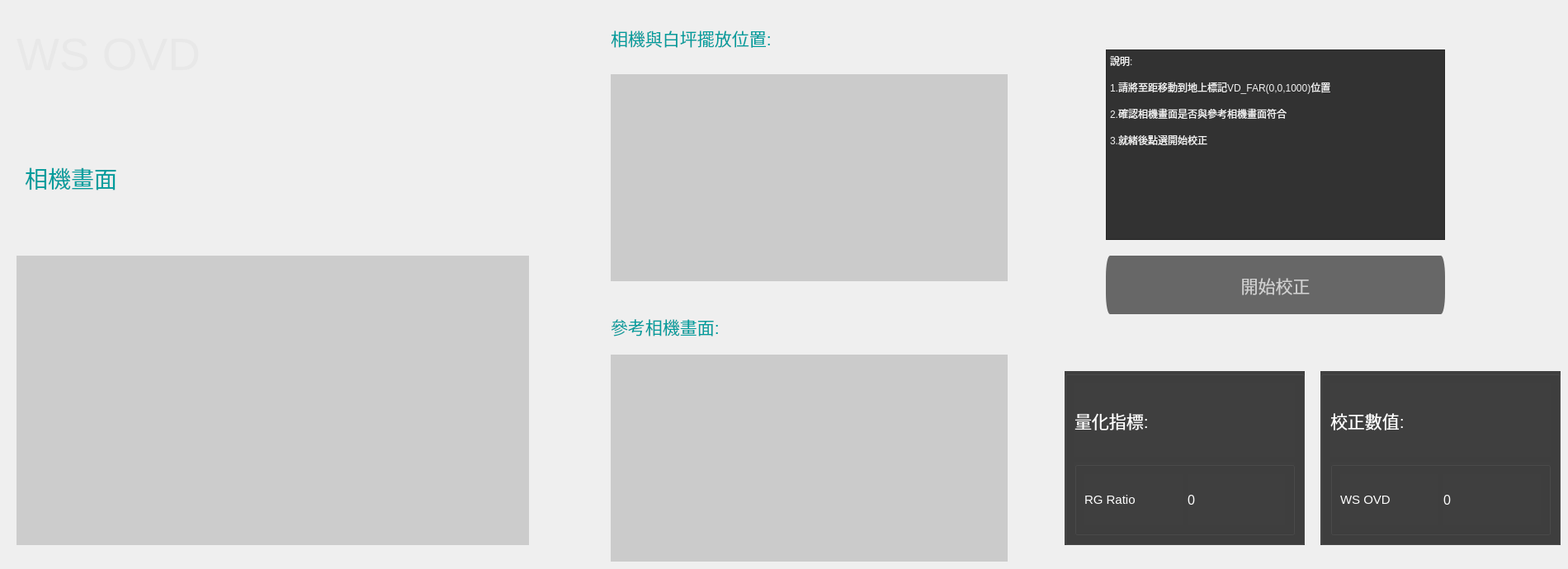
       <widget class="QWidget" name="page_6">
        <widget class="QLabel" name="label_54">
         <property name="geometry">
          <rect>
           <x>20</x>
           <y>20</y>
           <width>321</width>
           <height>91</height>
          </rect>
         </property>
         <property name="font">
          <font>
           <pointsize>41</pointsize>
          </font>
         </property>
         <property name="styleSheet">
          <string notr="true">color: rgb(232, 232, 232);</string>
         </property>
         <property name="text">
          <string>WS OVD</string>
         </property>
        </widget>
        <widget class="QLabel" name="ws_ovd_preview">
         <property name="geometry">
          <rect>
           <x>20</x>
           <y>310</y>
           <width>621</width>
           <height>351</height>
          </rect>
         </property>
         <property name="styleSheet">
          <string notr="true">background-color: rgb(204, 204, 204);</string>
         </property>
         <property name="text">
          <string/>
         </property>
        </widget>
        <widget class="QLabel" name="label_55">
         <property name="geometry">
          <rect>
           <x>30</x>
           <y>190</y>
           <width>141</width>
           <height>51</height>
          </rect>
         </property>
         <property name="font">
          <font>
           <pointsize>21</pointsize>
          </font>
         </property>
         <property name="styleSheet">
          <string notr="true">color: rgb(0, 157, 157);</string>
         </property>
         <property name="text">
          <string>相機畫面</string>
         </property>
        </widget>
        <widget class="QLabel" name="ws_cam_type">
         <property name="geometry">
          <rect>
           <x>170</x>
           <y>170</y>
           <width>131</width>
           <height>121</height>
          </rect>
         </property>
         <property name="styleSheet">
          <string notr="true"/>
         </property>
         <property name="text">
          <string/>
         </property>
        </widget>
        <widget class="QLabel" name="label_56">
         <property name="geometry">
          <rect>
           <x>740</x>
           <y>370</y>
           <width>191</width>
           <height>51</height>
          </rect>
         </property>
         <property name="font">
          <font>
           <pointsize>16</pointsize>
          </font>
         </property>
         <property name="styleSheet">
          <string notr="true">color: rgb(0, 157, 157);</string>
         </property>
         <property name="text">
          <string>參考相機畫面:</string>
         </property>
        </widget>
        <widget class="QLabel" name="label_59">
         <property name="geometry">
          <rect>
           <x>740</x>
           <y>20</y>
           <width>241</width>
           <height>51</height>
          </rect>
         </property>
         <property name="font">
          <font>
           <pointsize>16</pointsize>
          </font>
         </property>
         <property name="styleSheet">
          <string notr="true">color: rgb(0, 157, 157);</string>
         </property>
         <property name="text">
          <string>相機與白坪擺放位置:</string>
         </property>
        </widget>
        <widget class="QLabel" name="ws_camera_position">
         <property name="geometry">
          <rect>
           <x>740</x>
           <y>90</y>
           <width>481</width>
           <height>251</height>
          </rect>
         </property>
         <property name="styleSheet">
          <string notr="true">background-color: rgb(203, 203, 203);</string>
         </property>
         <property name="text">
          <string/>
         </property>
        </widget>
        <widget class="QLabel" name="initial_screen_ws_ovd">
         <property name="geometry">
          <rect>
           <x>740</x>
           <y>430</y>
           <width>481</width>
           <height>251</height>
          </rect>
         </property>
         <property name="styleSheet">
          <string notr="true">background-color: rgb(203, 203, 203);</string>
         </property>
         <property name="text">
          <string/>
         </property>
        </widget>
        <widget class="QPlainTextEdit" name="plainTextEdit_3">
         <property name="geometry">
          <rect>
           <x>1340</x>
           <y>60</y>
           <width>411</width>
           <height>231</height>
          </rect>
         </property>
         <property name="styleSheet">
          <string notr="true">background-color: rgb(50, 50, 50);
font: 14pt &quot;Microsoft JhengHei UI&quot;;
color: rgb(241, 241, 241);</string>
         </property>
         <property name="plainText">
          <string>說明:

1.請將至距移動到地上標記VD_FAR(0,0,1000)位置

2.確認相機畫面是否與參考相機畫面符合

3.就緒後點選開始校正</string>
         </property>
        </widget>
        <widget class="QPushButton" name="start_calibrate_ws_ovd">
         <property name="enabled">
          <bool>true</bool>
         </property>
         <property name="geometry">
          <rect>
           <x>1340</x>
           <y>310</y>
           <width>411</width>
           <height>71</height>
          </rect>
         </property>
         <property name="font">
          <font>
           <pointsize>16</pointsize>
          </font>
         </property>
         <property name="styleSheet">
          <string notr="true">
QPushButton{border-radius: 5px solid gray;
background-color: rgb(103, 103, 103);
color: rgb(207, 207, 207);}

QPushButton:hover {border-radius: 5px solid gray;
background-color: rgb(130, 130, 130);
color: rgb(207, 207, 207);}

QPushButton:pressed {border-radius: 5px solid gray;
background-color: rgb(71, 71, 71);
color: rgb(207, 207, 207);}</string>
         </property>
         <property name="text">
          <string>開始校正</string>
         </property>
        </widget>
        <widget class="QGroupBox" name="verticalGroupBox_7">
         <property name="geometry">
          <rect>
           <x>1600</x>
           <y>450</y>
           <width>291</width>
           <height>211</height>
          </rect>
         </property>
         <property name="styleSheet">
          <string notr="true">background-color: rgb(63, 63, 63);</string>
         </property>
         <layout class="QVBoxLayout" name="verticalLayout_10">
          <item>
           <widget class="QLabel" name="label_60">
            <property name="font">
             <font>
              <pointsize>16</pointsize>
             </font>
            </property>
            <property name="styleSheet">
             <string notr="true">color: rgb(255, 255, 255);</string>
            </property>
            <property name="text">
             <string>校正數值:</string>
            </property>
           </widget>
          </item>
          <item>
           <widget class="QGroupBox" name="horizontalGroupBox_11">
            <property name="styleSheet">
             <string notr="true"/>
            </property>
            <layout class="QHBoxLayout" name="horizontalLayout_42">
             <item>
              <widget class="QLabel" name="label_61">
               <property name="font">
                <font>
                 <pointsize>11</pointsize>
                </font>
               </property>
               <property name="styleSheet">
                <string notr="true">color: rgb(255, 255, 255);</string>
               </property>
               <property name="text">
                <string>WS OVD</string>
               </property>
              </widget>
             </item>
             <item>
              <widget class="QLabel" name="ws_ovd">
               <property name="font">
                <font>
                 <pointsize>12</pointsize>
                </font>
               </property>
               <property name="styleSheet">
                <string notr="true">color: rgb(255, 255, 255);</string>
               </property>
               <property name="text">
                <string>0</string>
               </property>
              </widget>
             </item>
            </layout>
           </widget>
          </item>
         </layout>
        </widget>
        <widget class="QGroupBox" name="verticalGroupBox_8">
         <property name="geometry">
          <rect>
           <x>1290</x>
           <y>450</y>
           <width>291</width>
           <height>211</height>
          </rect>
         </property>
         <property name="styleSheet">
          <string notr="true">background-color: rgb(63, 63, 63);</string>
         </property>
         <layout class="QVBoxLayout" name="verticalLayout_11">
          <item>
           <widget class="QLabel" name="label_62">
            <property name="font">
             <font>
              <pointsize>16</pointsize>
             </font>
            </property>
            <property name="styleSheet">
             <string notr="true">color: rgb(255, 255, 255);</string>
            </property>
            <property name="text">
             <string>量化指標:</string>
            </property>
           </widget>
          </item>
          <item>
           <widget class="QGroupBox" name="horizontalGroupBox_9">
            <property name="styleSheet">
             <string notr="true"/>
            </property>
            <layout class="QHBoxLayout" name="horizontalLayout_38">
             <item>
              <widget class="QLabel" name="label_63">
               <property name="font">
                <font>
                 <pointsize>11</pointsize>
                </font>
               </property>
               <property name="styleSheet">
                <string notr="true">color: rgb(255, 255, 255);</string>
               </property>
               <property name="text">
                <string>RG Ratio</string>
               </property>
              </widget>
             </item>
             <item>
              <widget class="QLabel" name="ws_rg_ratio">
               <property name="font">
                <font>
                 <pointsize>12</pointsize>
                </font>
               </property>
               <property name="styleSheet">
                <string notr="true">color: rgb(255, 255, 255);</string>
               </property>
               <property name="text">
                <string>0</string>
               </property>
              </widget>
             </item>
            </layout>
           </widget>
          </item>
         </layout>
        </widget>
       </widget>
